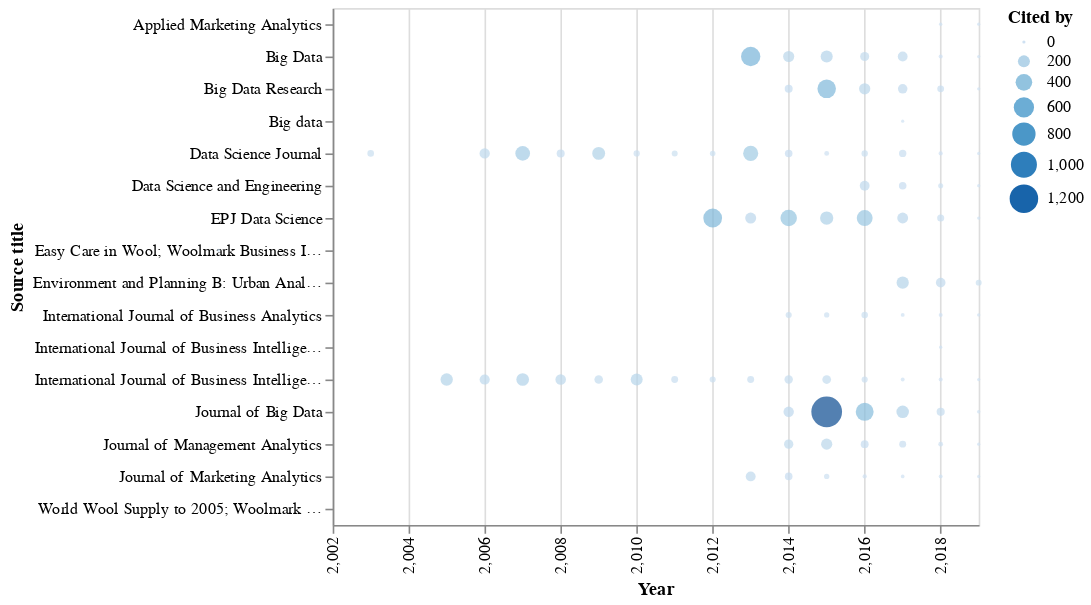

The cell this chart's notebook holds for it:
### Code cell
#
# Usando Altair
#
alt.Chart(df).mark_circle().encode(
    alt.X(
        "Year:Q", scale=alt.Scale(domain=(2002, 2019)), axis=alt.Axis(labelAngle=270)
    ),
    alt.Y("Source title:N"),
    size="Cited by",
    color="Cited by",
)

### Figure 1 — Vega-Lite specification as saved in the notebook (floating-point values rounded to 4 significant figures)
{"config": {"view": {"continuousWidth": 400, "continuousHeight": 300}}, "data": {"name": "data-4e4a552f569cdb78ee5b33cb7ce87dd7"}, "mark": "circle", "encoding": {"color": {"type": "quantitative", "field": "Cited by"}, "size": {"type": "quantitative", "field": "Cited by"}, "x": {"type": "quantitative", "axis": {"labelAngle": 270}, "field": "Year", "scale": {"domain": [2002, 2019]}}, "y": {"type": "nominal", "field": "Source title"}}, "$schema": "https://vega.github.io/schema/vega-lite/v4.8.1.json", "datasets": {"data-4e4a552f569cdb78ee5b33cb7ce87dd7": [{"Source title": "Applied Marketing Analytics", "Year": 2018, "Cited by": 2.0}, {"Source title": "Applied Marketing Analytics", "Year": 2019, "Cited by": 0.0}, {"Source title": "Big Data", "Year": 2013, "Cited by": 543.0}, {"Source title": "Big Data", "Year": 2014, "Cited by": 170.0}, {"Source title": "Big Data", "Year": 2015, "Cited by": 203.0}, {"Source title": "Big Data", "Year": 2016, "Cited by": 109.0}, {"Source title": "Big Data", "Year": 2017, "Cited by": 129.0}, {"Source title": "Big Data", "Year": 2018, "Cited by": 10.0}, {"Source title": "Big Data", "Year": 2019, "Cited by": 0.0}, {"Source title": "Big Data Research", "Year": 2014, "Cited by": 79.0}, {"Source title": "Big Data Research", "Year": 2015, "Cited by": 499.0}, {"Source title": "Big Data Research", "Year": 2016, "Cited by": 173.0}, {"Source title": "Big Data Research", "Year": 2017, "Cited by": 120.0}, {"Source title": "Big Data Research", "Year": 2018, "Cited by": 55.0}, {"Source title": "Big Data Research", "Year": 2019, "Cited by": 0.0}, {"Source title": "Big data", "Year": 2017, "Cited by": 0.0}, {"Source title": "Data Science Journal", "Year": 2003, "Cited by": 50.0}, {"Source title": "Data Science Journal", "Year": 2006, "Cited by": 144.0}, {"Source title": "Data Science Journal", "Year": 2007, "Cited by": 307.0}, {"Source title": "Data Science Journal", "Year": 2008, "Cited by": 81.0}, {"Source title": "Data Science Journal", "Year": 2009, "Cited by": 233.0}, {"Source title": "Data Science Journal", "Year": 2010, "Cited by": 44.0}, {"Source title": "Data Science Journal", "Year": 2011, "Cited by": 38.0}, {"Source title": "Data Science Journal", "Year": 2012, "Cited by": 31.0}, {"Source title": "Data Science Journal", "Year": 2013, "Cited by": 327.0}, {"Source title": "Data Science Journal", "Year": 2014, "Cited by": 70.0}, {"Source title": "Data Science Journal", "Year": 2015, "Cited by": 20.0}, {"Source title": "Data Science Journal", "Year": 2016, "Cited by": 46.0}, {"Source title": "Data Science Journal", "Year": 2017, "Cited by": 66.0}, {"Source title": "Data Science Journal", "Year": 2018, "Cited by": 11.0}, {"Source title": "Data Science Journal", "Year": 2019, "Cited by": 0.0}, {"Source title": "Data Science and Engineering", "Year": 2016, "Cited by": 129.0}, {"Source title": "Data Science and Engineering", "Year": 2017, "Cited by": 70.0}, {"Source title": "Data Science and Engineering", "Year": 2018, "Cited by": 23.0}, {"Source title": "Data Science and Engineering", "Year": 2019, "Cited by": 0.0}, {"Source title": "EPJ Data Science", "Year": 2012, "Cited by": 514.0}, {"Source title": "EPJ Data Science", "Year": 2013, "Cited by": 166.0}, {"Source title": "EPJ Data Science", "Year": 2014, "Cited by": 391.0}, {"Source title": "EPJ Data Science", "Year": 2015, "Cited by": 247.0}, {"Source title": "EPJ Data Science", "Year": 2016, "Cited by": 363.0}, {"Source title": "EPJ Data Science", "Year": 2017, "Cited by": 162.0}, {"Source title": "EPJ Data Science", "Year": 2018, "Cited by": 59.0}, {"Source title": "EPJ Data Science", "Year": 2019, "Cited by": 0.0}, {"Source title": "Easy Care in Wool; Woolmark Business Intelligence July 1999", "Year": 1999, "Cited by": 0.0}, {"Source title": "Environment and Planning B: Urban Analytics and City Science", "Year": 2017, "Cited by": 210.0}, {"Source title": "Environment and Planning B: Urban Analytics and City Science", "Year": 2018, "Cited by": 122.0}, {"Source title": "Environment and Planning B: Urban Analytics and City Science", "Year": 2019, "Cited by": 38.0}, {"Source title": "International Journal of Business Analytics", "Year": 2014, "Cited by": 40.0}, {"Source title": "International Journal of Business Analytics", "Year": 2015, "Cited by": 26.0}, {"Source title": "International Journal of Business Analytics", "Year": 2016, "Cited by": 49.0}, {"Source title": "International Journal of Business Analytics", "Year": 2017, "Cited by": 7.0}, {"Source title": "International Journal of Business Analytics", "Year": 2018, "Cited by": 8.0}, {"Source title": "International Journal of Business Analytics", "Year": 2019, "Cited by": 1.0}, {"Source title": "International Journal of Business Intelligence Research", "Year": 2018, "Cited by": 1.0}, {"Source title": "International Journal of Business Intelligence and Data Mining", "Year": 2005, "Cited by": 213.0}, {"Source title": "International Journal of Business Intelligence and Data Mining", "Year": 2006, "Cited by": 140.0}, {"Source title": "International Journal of Business Intelligence and Data Mining", "Year": 2007, "Cited by": 225.0}, {"Source title": "International Journal of Business Intelligence and Data Mining", "Year": 2008, "Cited by": 151.0}, {"Source title": "International Journal of Business Intelligence and Data Mining", "Year": 2009, "Cited by": 95.0}, {"Source title": "International Journal of Business Intelligence and Data Mining", "Year": 2010, "Cited by": 197.0}, {"Source title": "International Journal of Business Intelligence and Data Mining", "Year": 2011, "Cited by": 56.0}, {"Source title": "International Journal of Business Intelligence and Data Mining", "Year": 2012, "Cited by": 40.0}, {"Source title": "International Journal of Business Intelligence and Data Mining", "Year": 2013, "Cited by": 57.0}, {"Source title": "International Journal of Business Intelligence and Data Mining", "Year": 2014, "Cited by": 91.0}, {"Source title": "International Journal of Business Intelligence and Data Mining", "Year": 2015, "Cited by": 99.0}, {"Source title": "International Journal of Business Intelligence and Data Mining", "Year": 2016, "Cited by": 41.0}, {"Source title": "International Journal of Business Intelligence and Data Mining", "Year": 2017, "Cited by": 7.0}, {"Source title": "International Journal of Business Intelligence and Data Mining", "Year": 2018, "Cited by": 8.0}, {"Source title": "International Journal of Business Intelligence and Data Mining", "Year": 2019, "Cited by": 0.0}, {"Source title": "Journal of Big Data", "Year": 2014, "Cited by": 147.0}, {"Source title": "Journal of Big Data", "Year": 2015, "Cited by": 1395.0}, {"Source title": "Journal of Big Data", "Year": 2016, "Cited by": 465.0}, {"Source title": "Journal of Big Data", "Year": 2017, "Cited by": 220.0}, {"Source title": "Journal of Big Data", "Year": 2018, "Cited by": 83.0}, {"Source title": "Journal of Big Data", "Year": 2019, "Cited by": 2.0}, {"Source title": "Journal of Management Analytics", "Year": 2014, "Cited by": 114.0}, {"Source title": "Journal of Management Analytics", "Year": 2015, "Cited by": 172.0}, {"Source title": "Journal of Management Analytics", "Year": 2016, "Cited by": 78.0}, {"Source title": "Journal of Management Analytics", "Year": 2017, "Cited by": 57.0}, {"Source title": "Journal of Management Analytics", "Year": 2018, "Cited by": 19.0}, {"Source title": "Journal of Management Analytics", "Year": 2019, "Cited by": 0.0}, {"Source title": "Journal of Marketing Analytics", "Year": 2013, "Cited by": 131.0}, {"Source title": "Journal of Marketing Analytics", "Year": 2014, "Cited by": 71.0}, {"Source title": "Journal of Marketing Analytics", "Year": 2015, "Cited by": 27.0}, {"Source title": "Journal of Marketing Analytics", "Year": 2016, "Cited by": 12.0}, {"Source title": "Journal of Marketing Analytics", "Year": 2017, "Cited by": 5.0}, {"Source title": "Journal of Marketing Analytics", "Year": 2018, "Cited by": 7.0}, {"Source title": "Journal of Marketing Analytics", "Year": 2019, "Cited by": 0.0}, {"Source title": "World Wool Supply to 2005; Woolmark Business Intelligence July1999", "Year": 1999, "Cited by": 0.0}]}}
